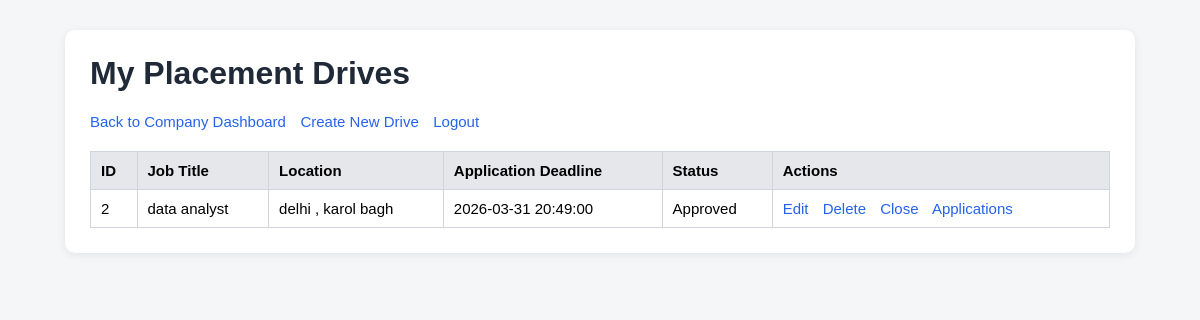
/company/drives (signed in), run on an earlier commit of the app's database.
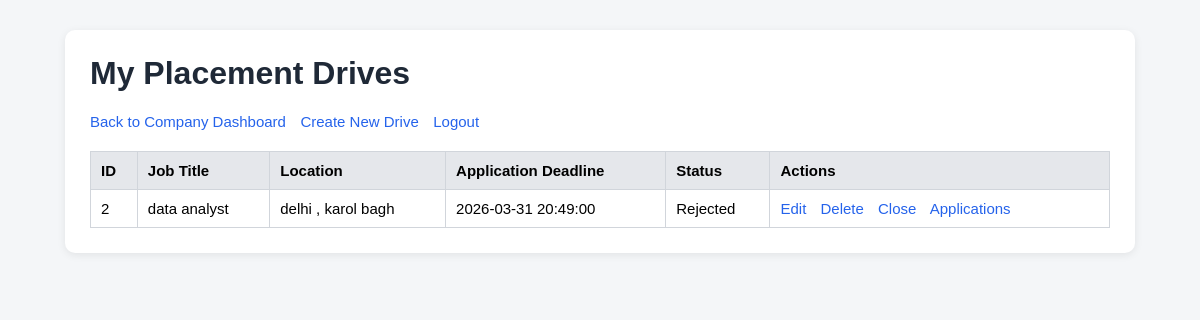
And on a later commit of the database.
### models.py (models this page shows)
class PlacementDrive(db.Model):
    id = db.Column(db.Integer, primary_key = True)
    company_id = db.Column(db.Integer, db.ForeignKey('company.id'), nullable=False)
    job_title = db.Column(db.String(100), nullable = False)
    job_description = db.Column(db.Text, nullable = False)
    skills_required = db.Column(db.String(100), nullable = False)
    package_range = db.Column(db.String(100))
    location = db.Column(db.String(100), nullable = False)
    application_deadline = db.Column(db.DateTime, nullable = False)
    status = db.Column(db.String(50), default = "Pending")
    created_at = db.Column(db.DateTime, default = datetime.now(UTC))
    applications = db.relationship('Application', backref = 'drive', lazy = True)
    eligibility_criteria = db.Column(db.String(100), nullable = False)

### app.py (the view)
@app.route("/company/drives")
def company_drives():
    if not company_logged_in():
        flash("Unauthorized access.")
        return redirect(url_for('login'))
    company_id = session["user_id"]
    drives = PlacementDrive.query.filter_by(company_id = company_id).all()
    return render_template("company_drives.html", drives = drives)

### app.py (called while the page is built)
def company_logged_in():
    return "user_id" in session and session.get("role") =="company"

### templates/company_drives.html (shortened to what this page needs)
{% extends "base.html" %}
{% block content %}
<h1>My Placement Drives</h1>
<div class="nav-links">
    <a href="{{ url_for('company_dashboard') }}">Back to Company Dashboard</a>
    <a href="{{ url_for('create_drive') }}">Create New Drive</a>
    <a href="{{ url_for('logout') }}">Logout</a>
</div>
<table>
    <tr>
        <th>ID</th>
        <th>Job Title</th>
        <th>Location</th>
        <th>Application Deadline</th>
        <th>Status</th>
        <th>Actions</th>
    </tr>
    {% for drive in drives %}
    <tr>
        <td>{{ drive.id }}</td>
        <td>{{ drive.job_title }}</td>
        <td>{{ drive.location }}</td>
        <td>{{ drive.application_deadline }}</td>
        <td>{{ drive.status }}</td>
        <td>
            <a href="{{ url_for('edit_drive', drive_id = drive.id) }}">Edit</a>
            <a href="{{ url_for('delete_drive', drive_id = drive.id) }}">Delete</a>
            <a href="{{ url_for('close_drive', drive_id = drive.id) }}">Close</a>
            <a href="{{ url_for('company_drive_applications', drive_id = drive.id) }}">Applications</a>
        </td>
    </tr>
    {% endfor %}
</table>
{% endblock %}

What changed in the data, as far as the page shows it:
changed PlacementDrive "data analyst": status "Approved" → "Rejected"
